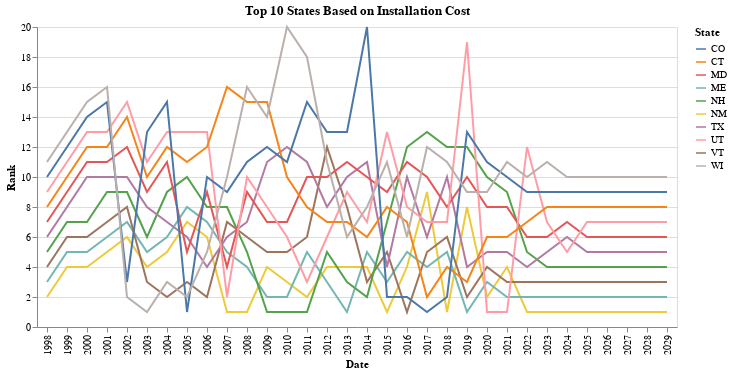

The notebook cell this image was saved under:
### Code cell
installation_plot = alt.Chart(YoY_Installation_Ranking).mark_line().encode(
    x='Date:O',
    y='Rank',
    color='State'
).properties(
    title='Top 10 States Based on Installation Cost'
)

#states = YoY_Installation_Ranking['index'].unique()

#state_dropdown = alt.binding_select(options=states)
#state_select = alt.selection_single(fields=['State'], bind=state_dropdown, name="Select")

#filter_state = installation_plot.add_selection(
#    state_select
#).transform_filter(
#    state_select
#)

installation_plot

### Figure 1 — Vega-Lite specification as saved in the notebook (floating-point values rounded to 4 significant figures; data arrays with more than 128 entries replaced by an {"elided": "..."} marker saying what was removed)
{"config": {"view": {"continuousWidth": 400, "continuousHeight": 300}}, "data": {"name": "data-46f06b870b97c4a416e5f170307a994d"}, "mark": "line", "encoding": {"color": {"type": "nominal", "field": "State"}, "x": {"type": "ordinal", "field": "Date"}, "y": {"type": "quantitative", "field": "Rank"}}, "title": "Top 10 States Based on Installation Cost", "$schema": "https://vega.github.io/schema/vega-lite/v4.8.1.json", "datasets": {"data-46f06b870b97c4a416e5f170307a994d": {"elided": "320 records"}}}
